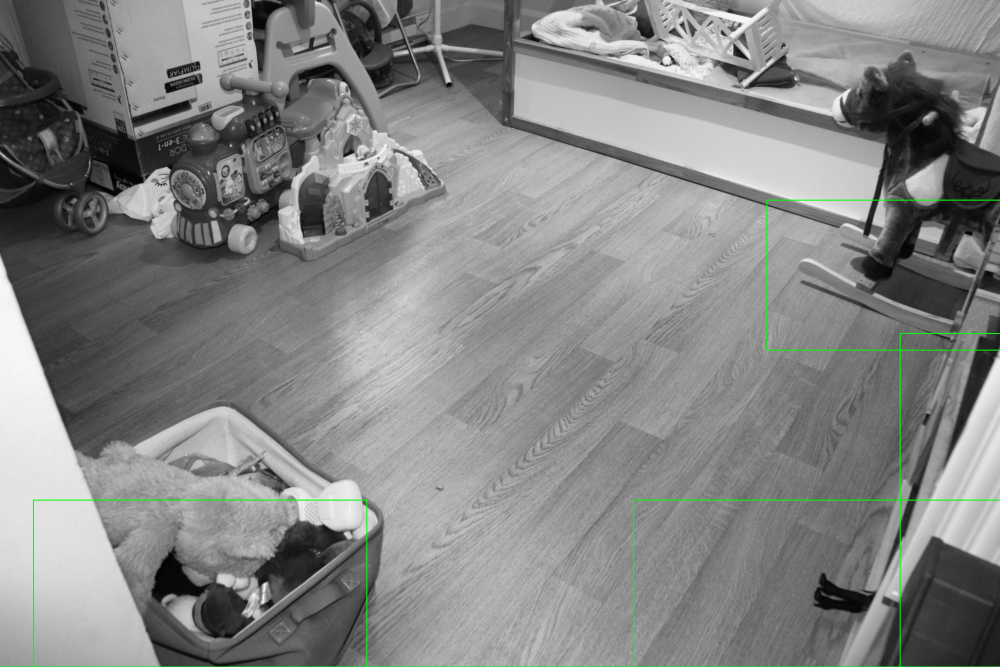
#> input picture ProcessedImages/Chambre/Reference.JPG, 3000 x 2000 px, found by its file name (shown at 1/3 size); its folder holds 5 pictures in this run
$ jupyter execute --allow-errors 'Projet 6.ipynb'
#> lines starting #> are read from the running program, lines starting #| are printed output that depends on the picture; after the words box and inside, x2 and y2 are one past the last pixel; in counts of white or black regions, pixels touching at a corner belong together
#> further down, image_reference is the input picture: shape (2000, 3000, 3); mean B, G, R 131.9, 132.9, 131.9
#> `clahe_ref = clahe.apply(gray_ref)`:
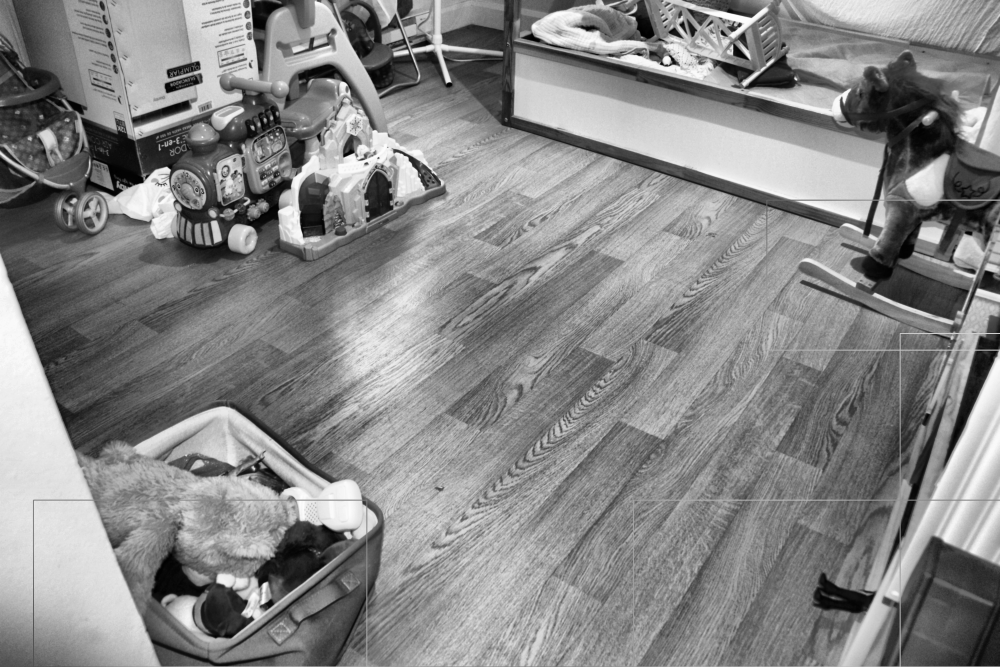
#> clahe_ref: shape (2000, 3000) (shown at 1/3 size); min 0, max 255, mean 134.7
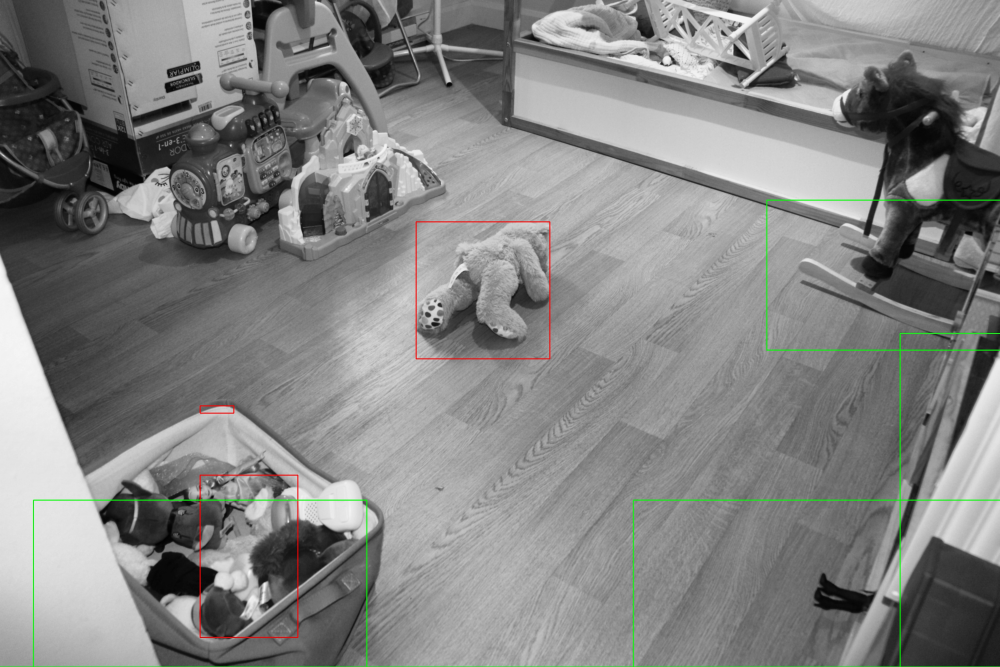
#> input picture ProcessedImages/Chambre/IMG_6567.JPG, 3000 x 2000 px, found by its file name (shown at 1/3 size)
#> further down, image_test is the input picture: shape (2000, 3000, 3); mean B, G, R 130.2, 131.2, 130.6
#> `gray_test = cv2.cvtColor(image_test, cv2.COLOR_BGR2GRAY)`:
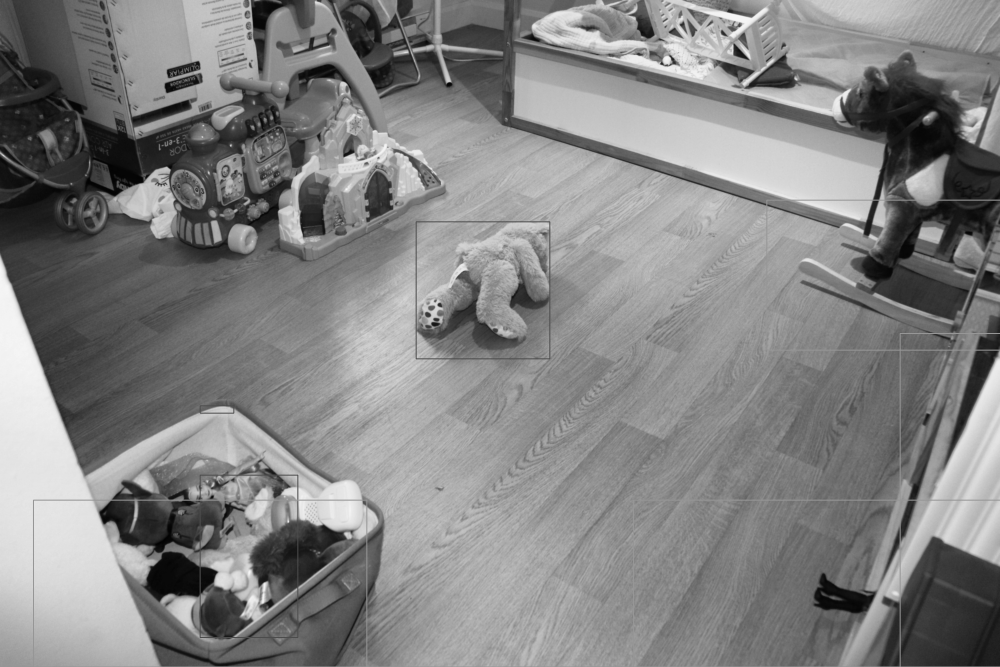
#> gray_test: shape (2000, 3000) (shown at 1/3 size); min 1, max 252, mean 130.9
#> `clahe_test = clahe.apply(gray_test)`:
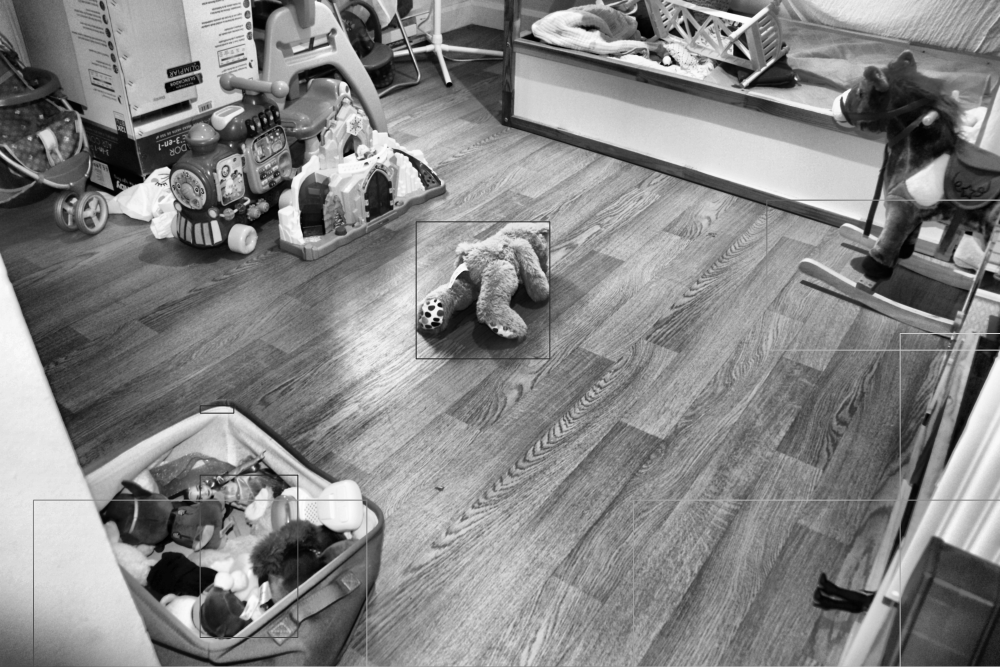
#> clahe_test: shape (2000, 3000) (shown at 1/3 size); min 0, max 255, mean 133.9
#> `diff = cv2.absdiff(gauss_ref, gauss_test)`:
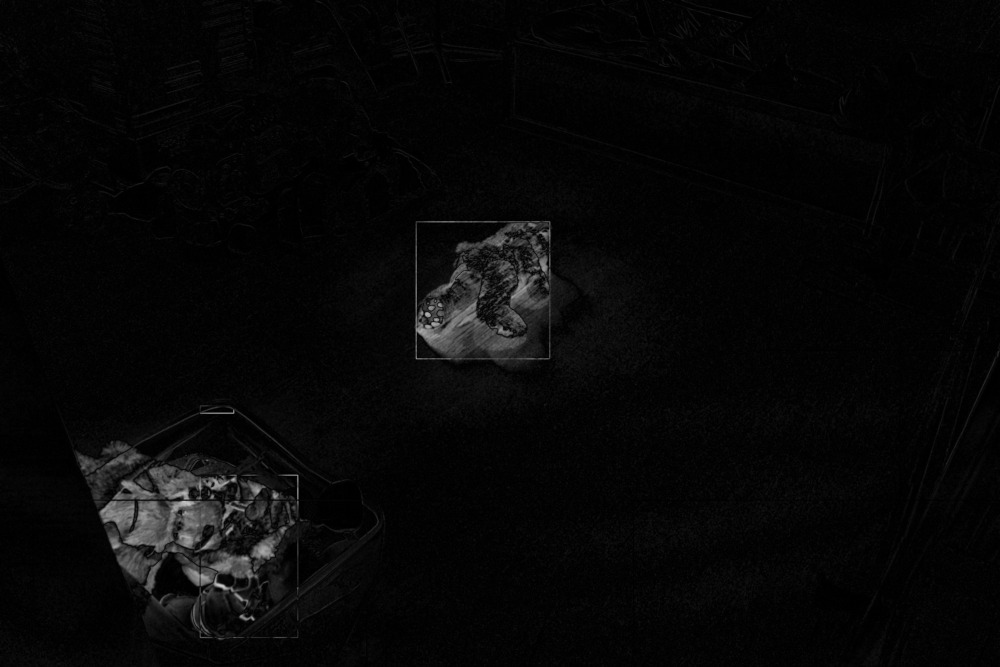
#> diff: shape (2000, 3000) (shown at 1/3 size); min 0, max 204, mean 7.1
#> `_, thresh = cv2.threshold(diff,folder_params[sous_dossier]['contourThr..`:
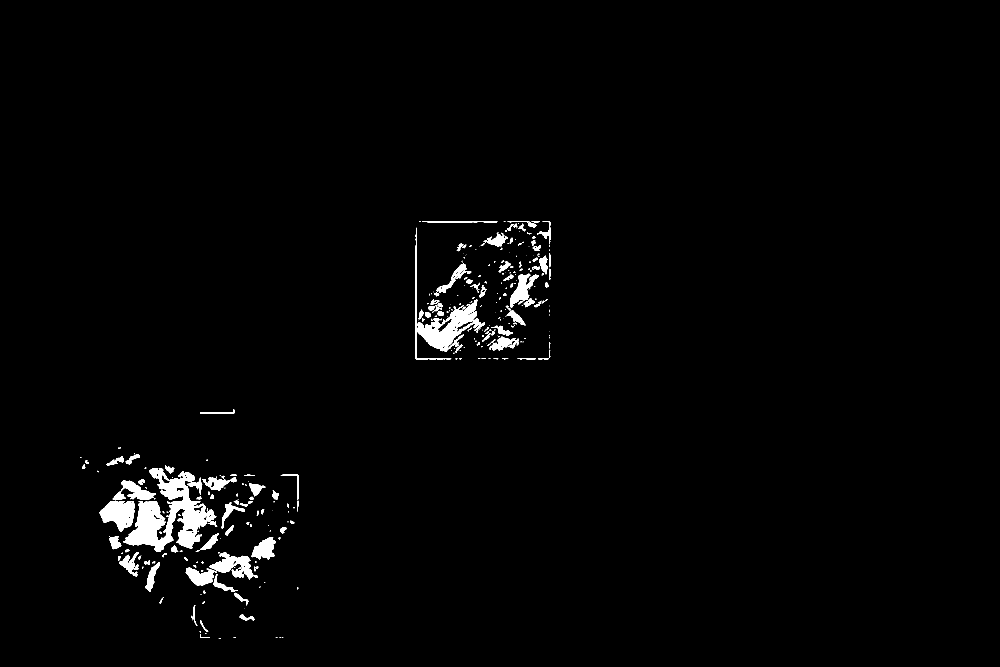
#> thresh: shape (2000, 3000) (shown at 1/3 size); 1.6% white; 339 white regions (164 under 20 px)
#> `contours, _ = cv2.findContours(thresh, cv2.RETR_EXTERNAL, cv2.CHAIN_AP..`: contours = 339 contours, 194 with area under 20; largest, box (x1, y1, x2, y2) and area: (370, 1502, 649, 1656) 21513, (1247, 683, 1455, 1078) 13110, (448, 1404, 583, 1499) 6306, (299, 1502, 404, 1596) 6264, (629, 1658, 762, 1739) 4649
#> `contours_approx = [cv2.approxPolyDP(contour, 0.01 * cv2.arcLength(cont..`: contours_approx = 339 contours, 195 with area under 20; largest, box (x1, y1, x2, y2) and area: (370, 1503, 649, 1656) 23141, (1247, 683, 1455, 1078) 12726, (448, 1405, 582, 1499) 6268, (299, 1503, 403, 1596) 6108, (629, 1658, 762, 1739) 4473
#> the loop `for contour in contours:` made 339 passes
[cell 1]
import os
import cv2
import numpy as np
import matplotlib.pyplot as plt

#
# Dossier parent contenant les sous-dossiers
dossier_parent = 'Images'
# Liste des sous-dossiers à traiter
sous_dossiers = ['Chambre', 'Cuisine', 'Salon']
# Nom de l'image de référence dans chaque dossier
import os
import cv2
import numpy as np
import matplotlib.pyplot as plt


# Dossier parent contenant les sous-dossiers
dossier_parent = 'Images'
# Liste des sous-dossiers à traiter
sous_dossiers = ['Chambre', 'Cuisine', 'Salon']
# Nom de l'image de référence dans chaque dossier
nom_image_reference = 'Reference.JPG'

# Liste pour stocker les images traitées de tous les dossiers
images_traitees_globales = []

# Coordonnées des ROIs
roi_coords = {
    'Chambre': [
        {'roi': (100, 1500, 1000, 1200), 'angle': 150},
        {'roi': (2400, 2600, 2500, 2500), 'angle': 40},
        {'roi': (1500, 2100, 2000, 1000), 'angle': 40},
        {'roi': (700, 1500, 1200, 900), 'angle': 0},
        {'roi': (1900, 1500, 1500, 1000), 'angle': 60},
        {'roi': (2700, 1000, 2000, 1200), 'angle': 17},
        {'roi': (4200, 1800, 1400, 900), 'angle': 17},
        {'roi': (2300, 600, 800, 450), 'angle': 35}
    ],
    'Cuisine': [
        {'roi': (1900, 1900, 1800, 600), 'angle': 0},  # Premier ROI avec un angle de rotation de 20 degrés
        {'roi': (1700, 2300, 2380, 1800), 'angle': 0},  # Second ROI sans rotation
        {'roi': (1500, 2400, 200, 1800), 'angle': 0},  # Troisième ROI sans rotation
        {'roi': (1300, 2900, 200, 1200), 'angle': 0},
        {'roi': (1100, 3400, 200, 1200), 'angle': 0},
        {'roi': (4000, 3500, 2000, 500), 'angle': 0}
    ],
    'Salon': [
        {'roi': (2100, 2800, 3900, 1200), 'angle': 0},  # Premier ROI avec un angle de rotation de 20 degrés (3400, 1800, 1500, 800), 'angle': 165}
        {'roi': (30, 2500, 2200, 1900), 'angle': 160},  # Second ROI sans rotation
        {'roi': (2000, 2300, 3000, 900), 'angle': 165}
    ]
}

# Paramètres spécifiques à chaque pièce
folder_params = {
    'Chambre': {'clipLimit': 2.0, 'tileGridSize': (8, 8), 'contourThreshold': 80, 'aire_minimale': 600, 'SeuilDistance': 600},
    'Cuisine': {'clipLimit': 2.5, 'tileGridSize': (10, 10), 'contourThreshold': 80, 'aire_minimale': 700, 'SeuilDistance': 600},
    'Salon': {'clipLimit': 2.0, 'tileGridSize': (8, 8), 'contourThreshold': 80, 'aire_minimale': 800, 'SeuilDistance': 800},
}

def does_overlap(rect1, rect2):
    """
    Vérification si deux rectangles se chevauchent.
    """
    x1, y1, w1, h1 = rect1
    x2, y2, w2, h2 = rect2

    # Vérifier si un rectangle est à gauche de l'autre
    if x1 > x2 + w2 or x2 > x1 + w1:
        return False

    # Vérifier si un rectangle est au-dessus de l'autre
    if y1 > y2 + h2 or y2 > y1 + h1:
        return False

    return True


def calculate_distance(rect1, rect2):
    """
    Calculer la distance entre les centres de deux rectangles.
    """
    center1_x, center1_y = rect1[0] + rect1[2] / 2, rect1[1] + rect1[3] / 2
    center2_x, center2_y = rect2[0] + rect2[2] / 2, rect2[1] + rect2[3] / 2

    # Distance euclidienne
    distance = ((center1_x - center2_x) ** 2 + (center1_y - center2_y) ** 2) ** 0.5
    return distance


def merge_rectangles(rectangles, distance_threshold):
    """
    Fusionne tous les rectangles qui se chevauchent ou sont plus proches que le seuil de distance.
    """
#> called with distance_threshold = 600
    if not rectangles:
        return []

    # Initialiser la liste des rectangles fusionnés
    merged = [rectangles[0]]

    for current in rectangles[1:]:
        merged_with_current = False
        for i, merged_rect in enumerate(merged):
            if does_overlap(current, merged_rect) or calculate_distance(current, merged_rect) < distance_threshold:
                # Fusionner les rectangles
                x1, y1, w1, h1 = current
                x2, y2, w2, h2 = merged_rect
                new_rect = (min(x1, x2), min(y1, y2), max(x1 + w1, x2 + w2) - min(x1, x2), max(y1 + h1, y2 + h2) - min(y1, y2))
                merged[i] = new_rect
                merged_with_current = True
                break

        if not merged_with_current:
            merged.append(current)
#> this loop made 17 passes
#> current on passes 1 to 12: (719, 1844, 45, 18), (579, 1816, 13, 62), (703, 1778, 42, 38), (640, 1722, 74, 54), (557, 1703, 94, 55), (435, 1687, 44, 89), (629, 1658, 133, 81), (358, 1656, 58, 74), (754, 1611, 73, 67), (329, 1609, 35, 39), (601, 1600, 55, 50), (676, 1575, 25, 32)
#> the loop `for (x, y, w, h) in merged_rectangles:` made 1 pass

    return merged


# Fonctions pour la rotation et le dessin des rectangles
def rotate_point(origin, point, angle):
    """
    Rotation d'un point dans le sens anti-horaire autour d'un origine donnée.
    """
    ox, oy = origin
    px, py = point
    qx = ox + np.cos(angle) * (px - ox) - np.sin(angle) * (py - oy)
    qy = oy + np.sin(angle) * (px - ox) + np.cos(angle) * (py - oy)
    return qx, qy


def draw_rotated_rectangle(img, roi_dict):
    """
    Dessine un rectangle rotatif sur l'image.
    """
    cx, cy, width, height, angle = roi_dict['roi'] + (roi_dict['angle'],)
    angle = np.deg2rad(angle)
    center = (cx + width // 2, cy + height // 2)
    corners = [
        (cx, cy), (cx + width, cy),
        (cx + width, cy + height), (cx, cy + height)
    ]
    rotated_corners = [rotate_point(center, corner, angle) for corner in corners]
    pts = np.array(rotated_corners, np.int32).reshape((-1, 1, 2))
    cv2.polylines(img, [pts], isClosed=True, color=(0, 0, 255), thickness=15)


#> (the rest of this cell did not finish here and is left out)
